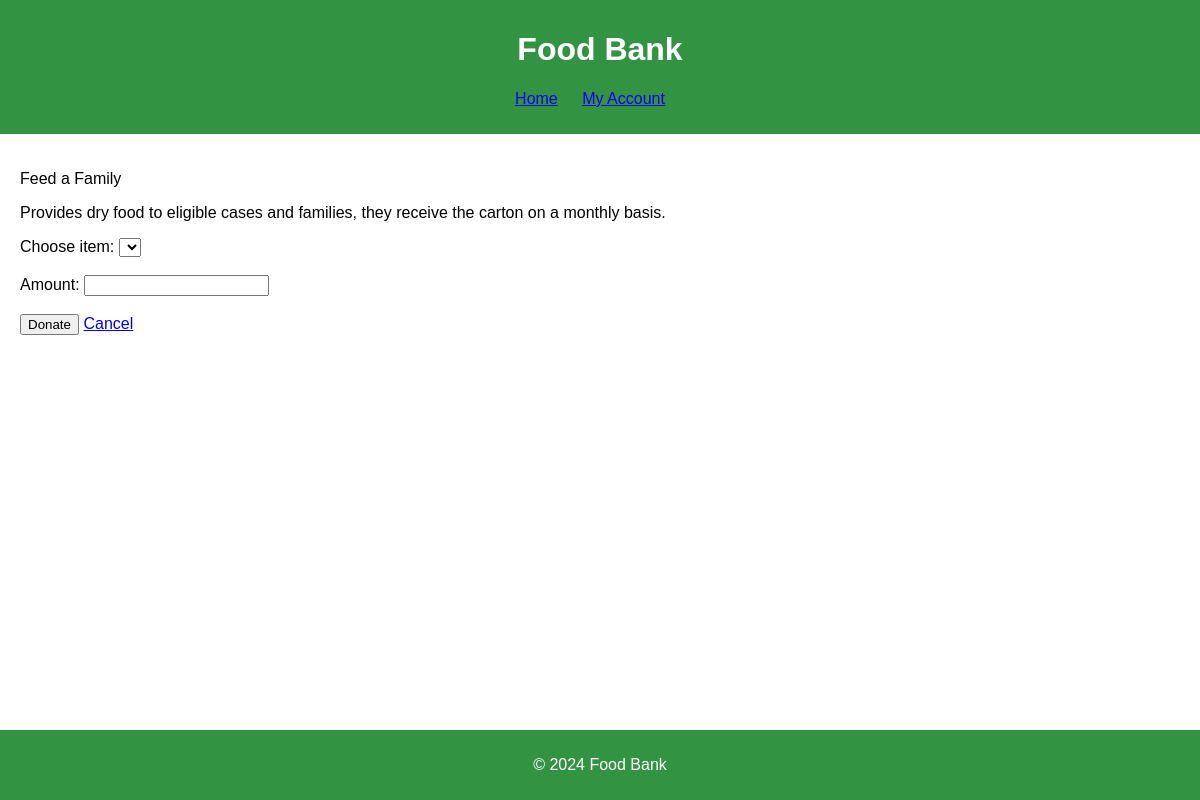
The page /Phase1/code/donate.php?id=1 on the database its author committed.
### tables this page shows
CREATE TABLE `program` (
  `id` int(10) UNSIGNED NOT NULL,
  `program_name` varchar(128) DEFAULT NULL,
  `description` varchar(1024) NOT NULL,
  `programid` varchar(222) DEFAULT NULL
);

### Phase1/code/Program.php (called while the page is built, shortened)
<?php
require_once "pdo.php";
$table = "program";
class Program implements imodifiable {
    private $id = 0;
    public function read() {
        global $pdo, $table;
        $sql = "SELECT * FROM {$table} WHERE id = :id";
        $stmt = $pdo->prepare($sql);
        $stmt->execute(['id' => $this->id]);
        return $stmt->fetch(PDO::FETCH_ASSOC);
    }
    public function setId($id): self
    {
        $this->id = $id;
        return $this;
    }
}
?>

### Phase1/code/donate.php (the view, shortened to what this page needs)
<?php
include "Program.php";
$program = new Program();
$program->setId($_GET['id']);
$row = $program->read();
$name = htmlentities($row['program_name']);
$description = htmlentities($row['description']);
?>
<html lang="en"><head>
    <link rel="stylesheet" href="index.css">
</head>
<body>
    <header>
        <h1>Food Bank</h1>
        <nav>
            <ul>
                <li><a href="home.php">Home</a></li>
                <li><a href="myacc.php">My Account</a></li>
            </ul>
        </nav>
    </header>
    <main>
    <p><?= $name ?></p>
    <p><?= $description ?></p>
    <form action="addDonation.php" method="post">
    <?php
    echo '<label for="item"> Choose item: </label>';
    echo'<select name = "item">';
    echo'</select>';
        ?>
    <br><br>
    <label>Amount: </label>
        <input type="number" id="quantity" name="quantity" required>
    <br><br>
    <input type="submit" value="Donate">
    <a href = "home.php">Cancel</a>
    </form>
    </main>
    <footer>
        <p>© 2024 Food Bank</p>
    </footer>
</body>
</html>

### Phase1/code/index.css (style rules this page uses)
body { font-family: 'Arial', sans-serif; margin: 0; padding: 0; }
header { background-color: #329443; color: #fff; padding: 10px; text-align: center; }
nav ul { list-style-type: none; padding: 0; }
nav li { display: inline; margin-right: 20px; }
main { padding: 20px; }
footer { background-color: #329443; color: #fff; text-align: center; padding: 10px; position: fixed; bottom: 0; width: 100%; }
* { box-sizing: border-box; }

### rows shown on the page
program: program_name "Feed a Family", description "Provides dry food to eligible cases and families, they receive the carton on a monthly basis."
